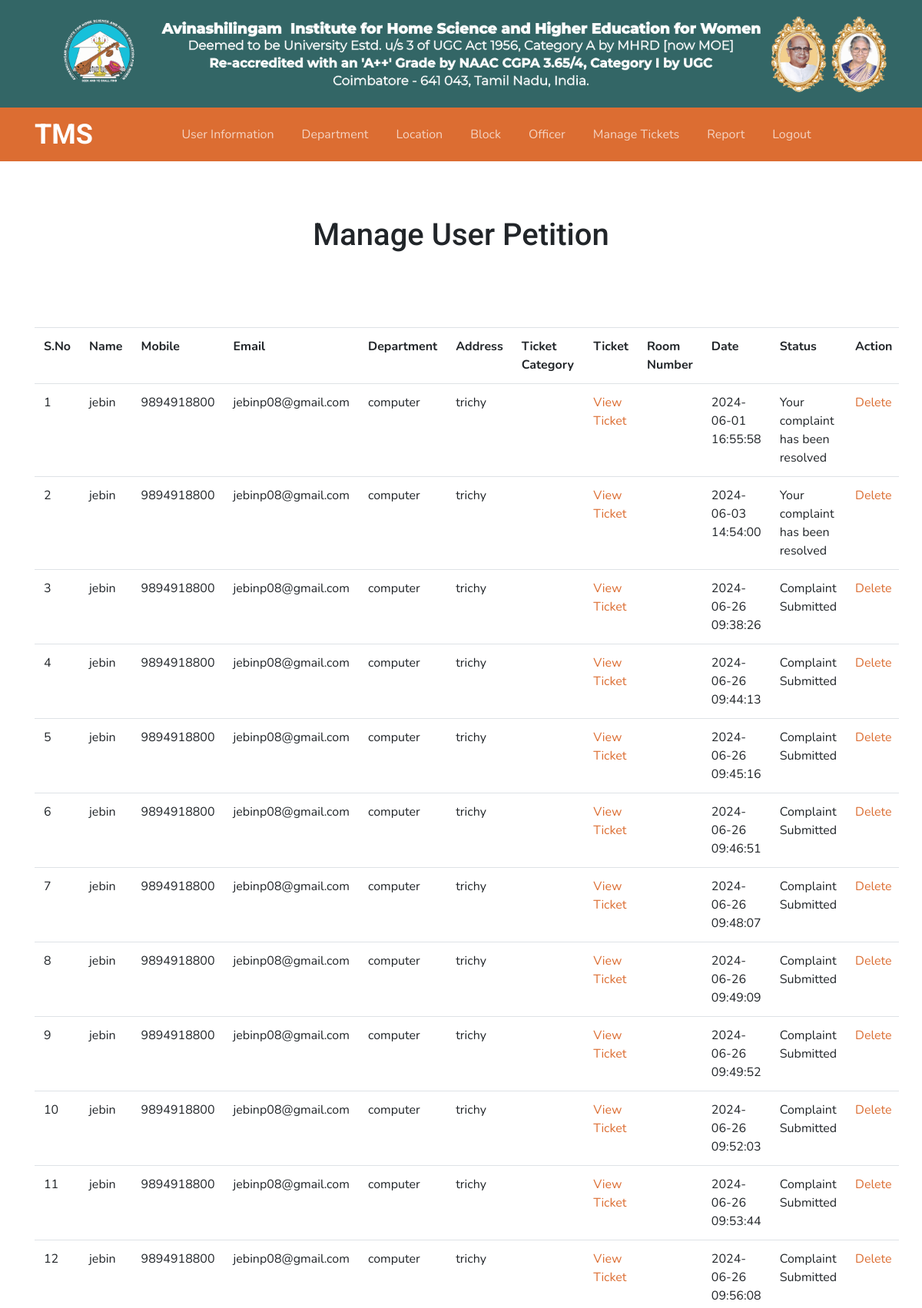
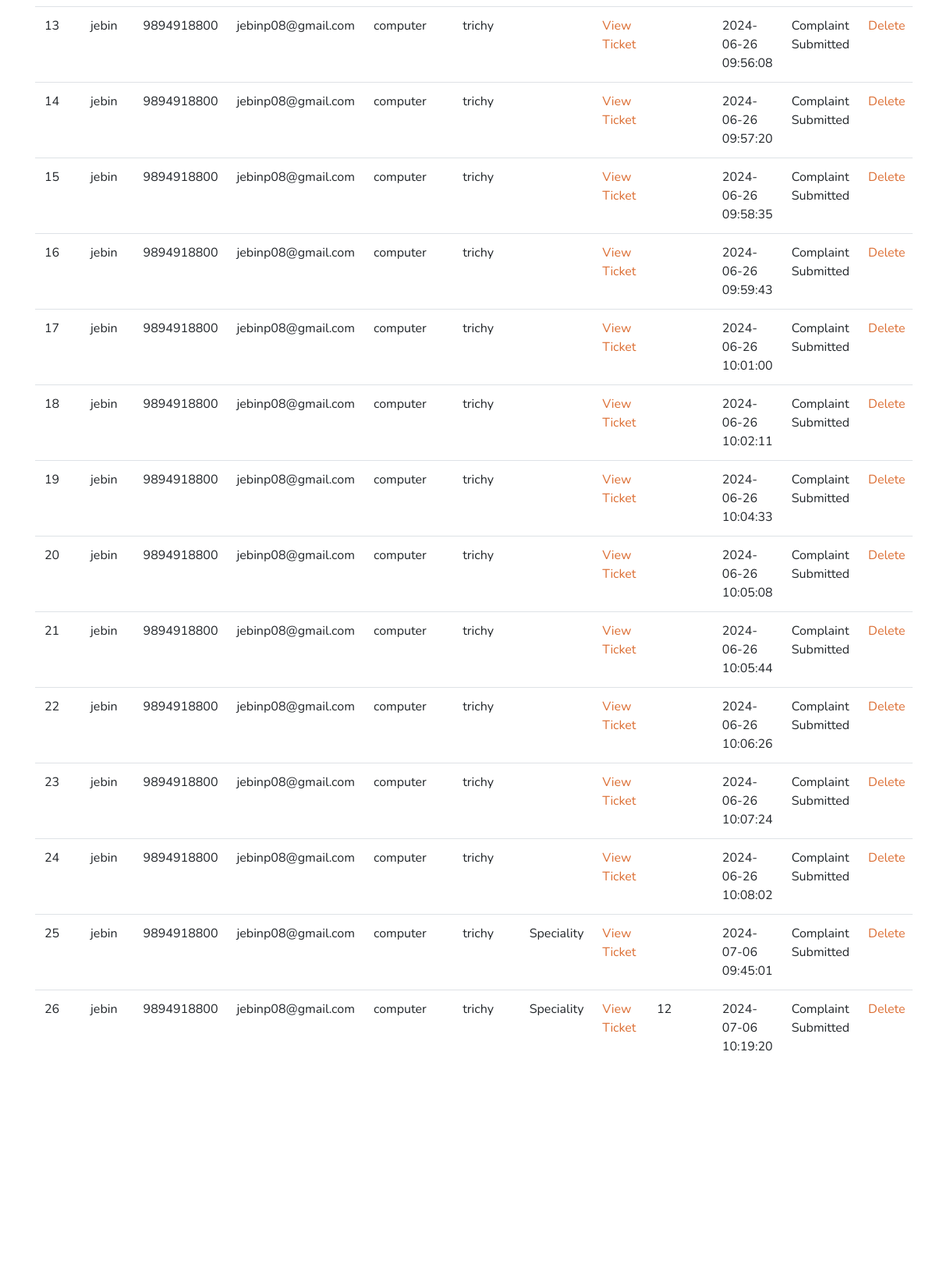
/manage.php (upper part), run on the app's committed database (2 pictures, top to bottom).
### tables this page shows
CREATE TABLE `tblcomplaints` (
  `complaintNumber` int(11) NOT NULL auto_increment,
  `userId` int(11) default NULL,
  `location` varchar(255) default NULL,
  `department` varchar(255) default NULL,
  `block` varchar(255) default NULL,
  `complaint_category` varchar(40) NOT NULL,
  `complaintDetails` mediumtext,
  `roon_no` varchar(50) NOT NULL,
  `regDate` varchar(100) default NULL,
  `status` varchar(50) default NULL,
  `updesc` varchar(1000) NOT NULL,
  `lastUpdationDate` varchar(100) default NULL,
  PRIMARY KEY  (`complaintNumber`)
);

CREATE TABLE `users` (
  `id` int(11) NOT NULL auto_increment,
  `fullName` varchar(255) default NULL,
  `userEmail` varchar(255) default NULL,
  `password` varchar(255) default NULL,
  `contactNo` bigint(20) default NULL,
  `address` tinytext,
  `department` varchar(255) default NULL,
  `country` varchar(255) default NULL,
  `pincode` int(6) default NULL,
  `userImage` varchar(255) default NULL,
  `regDate` varchar(100) default NULL,
  `updationDate` timestamp NULL default CURRENT_TIMESTAMP on update CURRENT_TIMESTAMP,
  `status` int(1) default NULL,
  PRIMARY KEY  (`id`)
);

### manage.php (the view, shortened to what this page needs)
<?php
include("dbconnect.php");
?>
<!DOCTYPE html>
<html lang="en">
<head>
  <title><?php include ("title.php");?></title>
  <link rel="stylesheet" href="assets/css/style.css">
</head>
<body>
<?php include("adminlink.php");?>
<br><br><br><center>
    <h1>Manage User Petition</h1><br><br><br><br>
    <div class="container">
            <div class="row">
			<div class="table-responsive">
				<center>
               <form id="form1" class="" name="form1" method="post" action="">
			   <div class="col-xs-1 col-lg-12">
                <table class="table table-stripped" align="center">
                    <tr>
                        <th scope="col-xs-1">S.No</th>
                        <th scope="col-xs-1">Name</th>
						<th scope="col-xs-1">Mobile</th>
						<th scope="col-xs-1">Email</th>
                        <th scope="col-xs-1">Department</th>
                        <th scope="col-xs-1">Address</th>
                        <th scope="col-xs-1">Ticket Category</th>
						<th scope="col-xs-1">Ticket</th>
						<th scope="col-xs-1">Room Number</th>
						<th scope="col-xs-1">Date</th>
						<th scope="col-xs-1">Status</th>
						<th scope="col-xs-1">Action</th>
                    </tr>
					<?php
					$query = "SELECT * FROM `tblcomplaints`";
$result = mysqli_query($connect, $query);
while($r=mysqli_fetch_array($result))
{
  $i++
    ?>
            <tr>
			<?php
  $query1 = "SELECT * FROM `users` WHERE id='".$r['userId']."'";
  $result1 = mysqli_query($connect, $query1);
  $q1=mysqli_fetch_array($result1);
  ?>
                <td><?php echo $i; ?></td>
                <td><?php echo $q1['fullName']; ?></td>
                <td><?php echo $q1['contactNo']; ?></td>
				<td><?php echo $q1['userEmail']; ?></td>
                <td><?php echo $q1['department']; ?></td>
				<td><?php echo $q1['address']; ?></td>
				<td><?php echo $r['complaint_category'];?></td>
                <td>
                            <a href="javascript:void(0);" onClick="popUpWindow('complaint-view.php?cid=<?php echo htmlentities($r['complaintNumber']);?>');" title="View Complaint">View Ticket</a>
                          </td>
                    <td><?php echo $r['roon_no'];?>
                    </td>
				<td><?php echo $r['regDate']; ?></td>
				<td><?php echo $r['status']; ?></td>
				<td><a href="delete.php?id=<?php echo $r['complaintNumber']; ?>">Delete</a></td>
            </tr>
            <?php
			}
			?>
                </table>
				</div>
               </form>
			   </center>
		</div>
		</div>
            </div>
</center>
<br><br><br><center>
   <br><br><br><br><br><br><br><br>
</body>
</html>

### data on the page
tblcomplaints: userId.fullName "jebin", userId.contactNo "9894918800", userId.userEmail "jebinp08@gmail.com", userId.department "computer", userId.address "trichy", regDate "2024-06-01 16:55:58", status "Your complaint has been resolved"
tblcomplaints: userId.fullName "jebin", userId.contactNo "9894918800", userId.userEmail "jebinp08@gmail.com", userId.department "computer", userId.address "trichy", regDate "2024-06-03 14:54:00", status "Your complaint has been resolved"
tblcomplaints: userId.fullName "jebin", userId.contactNo "9894918800", userId.userEmail "jebinp08@gmail.com", userId.department "computer", userId.address "trichy", regDate "2024-06-26 09:38:26", status "Complaint Submitted"
tblcomplaints: userId.fullName "jebin", userId.contactNo "9894918800", userId.userEmail "jebinp08@gmail.com", userId.department "computer", userId.address "trichy", regDate "2024-06-26 09:44:13", status "Complaint Submitted"
tblcomplaints: userId.fullName "jebin", userId.contactNo "9894918800", userId.userEmail "jebinp08@gmail.com", userId.department "computer", userId.address "trichy", regDate "2024-06-26 09:45:16", status "Complaint Submitted"
tblcomplaints: userId.fullName "jebin", userId.contactNo "9894918800", userId.userEmail "jebinp08@gmail.com", userId.department "computer", userId.address "trichy", regDate "2024-06-26 09:46:51", status "Complaint Submitted"
tblcomplaints: userId.fullName "jebin", userId.contactNo "9894918800", userId.userEmail "jebinp08@gmail.com", userId.department "computer", userId.address "trichy", regDate "2024-06-26 09:48:07", status "Complaint Submitted"
tblcomplaints: userId.fullName "jebin", userId.contactNo "9894918800", userId.userEmail "jebinp08@gmail.com", userId.department "computer", userId.address "trichy", regDate "2024-06-26 09:49:09", status "Complaint Submitted"
tblcomplaints: userId.fullName "jebin", userId.contactNo "9894918800", userId.userEmail "jebinp08@gmail.com", userId.department "computer", userId.address "trichy", regDate "2024-06-26 09:49:52", status "Complaint Submitted"
tblcomplaints: userId.fullName "jebin", userId.contactNo "9894918800", userId.userEmail "jebinp08@gmail.com", userId.department "computer", userId.address "trichy", regDate "2024-06-26 09:52:03", status "Complaint Submitted"
tblcomplaints: userId.fullName "jebin", userId.contactNo "9894918800", userId.userEmail "jebinp08@gmail.com", userId.department "computer", userId.address "trichy", regDate "2024-06-26 09:53:44", status "Complaint Submitted"
tblcomplaints: userId.fullName "jebin", userId.contactNo "9894918800", userId.userEmail "jebinp08@gmail.com", userId.department "computer", userId.address "trichy", regDate "2024-06-26 09:56:08", status "Complaint Submitted"
tblcomplaints: userId.fullName "jebin", userId.contactNo "9894918800", userId.userEmail "jebinp08@gmail.com", userId.department "computer", userId.address "trichy", regDate "2024-06-26 09:56:08", status "Complaint Submitted"
tblcomplaints: userId.fullName "jebin", userId.contactNo "9894918800", userId.userEmail "jebinp08@gmail.com", userId.department "computer", userId.address "trichy", regDate "2024-06-26 09:57:20", status "Complaint Submitted"
tblcomplaints: userId.fullName "jebin", userId.contactNo "9894918800", userId.userEmail "jebinp08@gmail.com", userId.department "computer", userId.address "trichy", regDate "2024-06-26 09:58:35", status "Complaint Submitted"
tblcomplaints: userId.fullName "jebin", userId.contactNo "9894918800", userId.userEmail "jebinp08@gmail.com", userId.department "computer", userId.address "trichy", regDate "2024-06-26 09:59:43", status "Complaint Submitted"
tblcomplaints: userId.fullName "jebin", userId.contactNo "9894918800", userId.userEmail "jebinp08@gmail.com", userId.department "computer", userId.address "trichy", regDate "2024-06-26 10:01:00", status "Complaint Submitted"
tblcomplaints: userId.fullName "jebin", userId.contactNo "9894918800", userId.userEmail "jebinp08@gmail.com", userId.department "computer", userId.address "trichy", regDate "2024-06-26 10:02:11", status "Complaint Submitted"
tblcomplaints: userId.fullName "jebin", userId.contactNo "9894918800", userId.userEmail "jebinp08@gmail.com", userId.department "computer", userId.address "trichy", regDate "2024-06-26 10:04:33", status "Complaint Submitted"
tblcomplaints: userId.fullName "jebin", userId.contactNo "9894918800", userId.userEmail "jebinp08@gmail.com", userId.department "computer", userId.address "trichy", regDate "2024-06-26 10:05:08", status "Complaint Submitted"
tblcomplaints: userId.fullName "jebin", userId.contactNo "9894918800", userId.userEmail "jebinp08@gmail.com", userId.department "computer", userId.address "trichy", regDate "2024-06-26 10:05:44", status "Complaint Submitted"
tblcomplaints: userId.fullName "jebin", userId.contactNo "9894918800", userId.userEmail "jebinp08@gmail.com", userId.department "computer", userId.address "trichy", regDate "2024-06-26 10:06:26", status "Complaint Submitted"
tblcomplaints: userId.fullName "jebin", userId.contactNo "9894918800", userId.userEmail "jebinp08@gmail.com", userId.department "computer", userId.address "trichy", regDate "2024-06-26 10:07:24", status "Complaint Submitted"
tblcomplaints: userId.fullName "jebin", userId.contactNo "9894918800", userId.userEmail "jebinp08@gmail.com", userId.department "computer", userId.address "trichy", regDate "2024-06-26 10:08:02", status "Complaint Submitted"
tblcomplaints: userId.fullName "jebin", userId.contactNo "9894918800", userId.userEmail "jebinp08@gmail.com", userId.department "computer", userId.address "trichy", complaint_category "Speciality", regDate "2024-07-06 09:45:01", status "Complaint Submitted"
tblcomplaints: userId.fullName "jebin", userId.contactNo "9894918800", userId.userEmail "jebinp08@gmail.com", userId.department "computer", userId.address "trichy", complaint_category "Speciality", roon_no "12", regDate "2024-07-06 10:19:20", status "Complaint Submitted"
